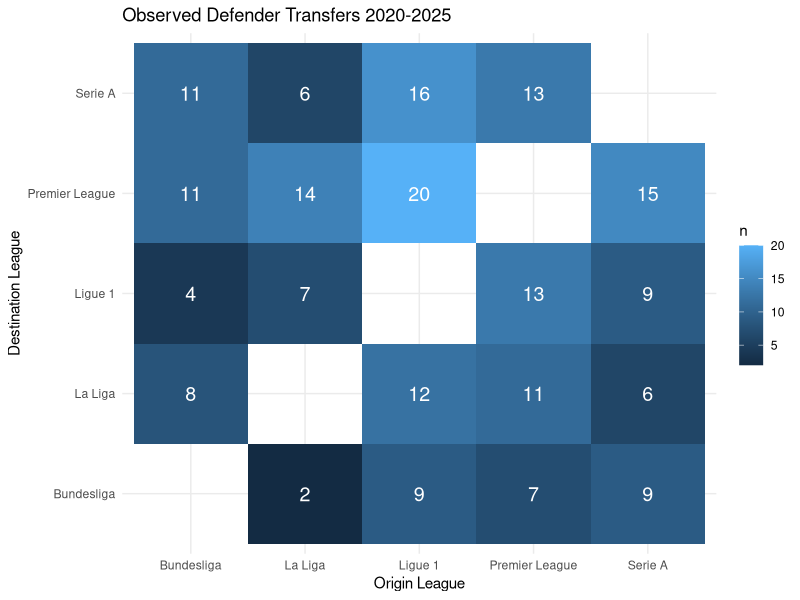

R code for this plot: (Note: this script raises an error after producing the figure.)
## ---- chunk 1
knitr::opts_chunk$set(echo = FALSE)
## ---- chunk 2
#| message: false
library(ggplot2)
library(dplyr)
library(tidyverse)
library(scales)
library(stringr)
library(lme4)
library(splines)

soccer_data <- read_csv("project_data/combined_seasons.csv")
soccer_data$`Avg Mins per Match` <- soccer_data$`Avg Mins per Match` / 
  soccer_data$`Matches Played`
soccer_data <- soccer_data %>%
  mutate(`Total Mins` = `Matches Played` * `Avg Mins per Match`) %>%
  rename(
    `Passes into Final Third`      = `1/3`,
    `Goals per 90`                 = `Goals p 90`,
    `Assists per 90`               = `Assists p 90`,
    `Shots per 90`                 = `Shots p 90`,
    `Expected Goals (xG)`          = `Expected Goals`,
    `Non-Penalty xG`               = `Exp NPG`,
    `Shot Creating Actions per 90` = `Shot creating actions p 90`,
    `Goal Creating Actions per 90` = `Goal creating actions p 90`,
    `Goals per Shot`               = `Goals per shot`,
    `Goals per Shot on Target`     = `Goals per shot on target`,
    `Tackles Attempted`            = `Tackles attempted`,
    `Shots Blocked`                = `Shots blocked`,
    `Passes Blocked`               = `Passes blocked`,
    `Dribble Tackle Success %`     = `% Dribbles tackled`,
    `Pass Completion %`            = `Pass completion %`,
    `Key Passes`                   = `Key passes`,
    `Progressive Pass Distance`    = `Progressive passes distance`,
    `Passes into Penalty Area`     = `Passes into penalty area`,
    `Take-Ons Attempted`           = `Take ons attempted`,
    `Successful Take-On %`         = `% Successful take-ons`,
    `Carries into Final Third`     = `carries final 3rd`,
    `Carries into Penalty Area`    = `carries penalty area`,
    `Possessions Lost`             = `Possessions lost`,
    `Aerial Duel Win %`            = `% Aerial Duels won`
  )
soccer_data <- soccer_data %>%
  mutate(comp = str_trim(comp),
         comp = recode(comp,
           "eng Premier League" = "Premier League",
           "de Bundesliga"      = "Bundesliga",
           "es La Liga"         = "La Liga",
           "fr Ligue 1"         = "Ligue 1",
           "it Serie A"         = "Serie A"
         ))
soccer_data <- na.omit(soccer_data)
## ---- chunk 3
gks <- soccer_data %>% filter(str_detect(pos, "GK"))
outfielders <- soccer_data %>% filter(!str_detect(pos, "GK"))
outfielders <- outfielders %>% filter(`Total Mins` >= 450)
defenders <- outfielders %>%
  filter(str_detect(pos, "DF")) %>%
  rename(
    `Touches in Defensive Penalty Area` = touches_def_pen,
  ) %>%
  mutate(
    `Interceptions per 90` = Interceptions / `Total Mins` * 90,
    `Progressive Pass Distance per 90` = `Progressive Pass Distance` / `Total Mins` * 90,
    `Passes Blocked per 90` =
      `Passes Blocked` / `Total Mins` * 90
  ) %>%
  select(
    -`Non-Penalty xG`,
    -carries_prgc,
    -`Goals Against`,
    -`Goals against p 90`,
    -`Saves`,
    -`Saves %`,
    -`Clean Sheets`,
    -`% Clean sheets`,
    -`% Penalty saves`
  )
colnames(defenders)
## ---- chunk 4
length(unique(defenders$player))
## ---- chunk 5
defender_stats <- c(
  # defensive
  "Tackles Attempted",
  "Tackles Won",
  "Dribble Tackle Success %",
  "Shots Blocked",
  "Passes Blocked",
  "Interceptions",
  "Clearances",
  "Errors made",
  "Aerial Duel Win %",
  "Crosses Stopped",
  "Touches in Defensive Penalty Area",
  
  # ball-playing / possession
  "Pass Completion %",
  "Progressive Pass Distance",
  "Progressive Passes",
  "Passes into Final Third",
  "Passes into Penalty Area",
  "Progressive Carries",
  "Carries into Final Third",
  "Carries into Penalty Area",
  "Possessions Lost",
  
  # attacking contribution
  "Goals per 90",
  "Assists per 90",
  "Expected Goals (xG)",
  "Shots per 90",
  "Shot Creating Actions per 90",
  "Goal Creating Actions per 90"
)

df_stints <- defenders %>%
  arrange(player, season) %>%
  group_by(player) %>%
  mutate(
    player_stint_id = cumsum(comp != lag(comp, default = first(comp)))
  ) %>%
  group_by(player, player_stint_id, comp) %>%
  summarise(
    seasons    = n(),
    total_mins = sum(`Total Mins`, na.rm = TRUE),
    avg_age    = mean(age, na.rm = TRUE),

    across(
      all_of(defender_stats),
      ~ mean(.x, na.rm = TRUE)
    ),

    .groups = "drop"
  ) %>%
  filter(total_mins >= 450) %>%
  group_by(player) %>%
  filter(n() >= 2) %>%
  ungroup()

df_transfers <- df_stints %>%
  arrange(player, player_stint_id) %>%
  group_by(player) %>%
  mutate(
    from_league = lag(comp),
    to_league   = comp,
    from_id     = lag(player_stint_id)
  ) %>%
  ungroup() %>%
  filter(
    !is.na(from_league),
    from_league != to_league
  )

df_stints_pre <- df_stints %>%
  select(
    player,
    player_stint_id,
    seasons,
    total_mins,
    all_of(defender_stats)
  ) %>%
  rename(
    seasons_pre = seasons,
    total_mins_pre = total_mins
  ) %>%
  rename_with(
    ~ paste0(.x, "_pre"),
    all_of(defender_stats)
  )

df_stints_post <- df_stints %>%
  select(
    player,
    player_stint_id,
    seasons,
    total_mins,
    all_of(defender_stats)
  ) %>%
  rename(
    seasons_post = seasons,
    total_mins_post = total_mins
  ) %>%
  rename_with(
    ~ paste0(.x, "_post"),
    all_of(defender_stats)
  )

df_transfer_events <- df_transfers %>%
  left_join(
    df_stints_pre, by = c("player", "from_id" = "player_stint_id")) %>%
  left_join(
    df_stints_post, by = c("player", "player_stint_id")
  )

for (stat in defender_stats) {
  pre_col  <- paste0(stat, "_pre")
  post_col <- paste0(stat, "_post")
  if (
    pre_col %in% names(df_transfer_events) &
    post_col %in% names(df_transfer_events)
  ) {
    df_transfer_events[[paste0(stat, "_delta")]] <-
      df_transfer_events[[post_col]] -
      df_transfer_events[[pre_col]]
  }
}

df_transfer_events <- df_transfer_events %>%
  select(
    player,
    from_league,
    to_league,
    avg_age,
    seasons_pre,
    seasons_post,
    total_mins_pre,
    total_mins_post,
    ends_with("_pre"),
    ends_with("_post"),
    ends_with("_delta")
  )

delta_cols <- grep("_delta$", names(df_transfer_events), value = TRUE)

df_transfer_events <- df_transfer_events %>%
  mutate(
    across(
      all_of(delta_cols),
      ~ as.numeric(scale(.x)),
      .names = "{.col}_z"
    )
  )
## ---- chunk 6
df_transfer_events %>%
  count(from_league, to_league) %>%
  ggplot(aes(from_league,to_league,fill=n)) +
  geom_tile() +
  geom_text(aes(label=n), color = "white", size = 5) +
  scale_fill_gradient() +
  labs(
    title="Observed Defender Transfers 2020-2025",
    x="Origin League",
    y="Destination League"
  ) +
  theme_minimal()
## ---- chunk 7
m_int <- lmer(`Interceptions per 90` ~ age + `Dribble Tackle Success %` +
   `Aerial Duel Win %` + comp + (1|player) + (1|squad), data=defenders)
summary(m_int)

m_key <- lmer(
  `Key Passes per 90` ~ age +
    `Pass Completion %` +
    `Progressive Pass Distance per 90` +
    comp +
    (1|player) + (1|squad),
  data = defenders
)

m_aerial <- lmer(
  `Aerial Duel Win %` ~ age +
    `Interceptions per 90` +
    `Passes Blocked per 90` +
    comp +
    (1|player) + (1|squad),
  data = defenders
)
## ---- chunk 8
newdat <- expand.grid(
  age = mean(defenders$age),
  `Dribble Tackle Success %` = mean(defenders$`Dribble Tackle Success %`),
  `Aerial Duel Win %` = mean(defenders$`Aerial Duel Win %`),
  comp = unique(defenders$comp)
)

newdat$pred <- predict(m_int, newdata = newdat, re.form = NA)
print(newdat)

deltas <- expand_grid(
  from_league = newdat$comp,
  to_league = newdat$comp
) %>%
  left_join(
    newdat %>% select(comp,pred),
    by = c("from_league"="comp")
  ) %>%
  rename(pred_from = pred) %>%
  left_join(
    newdat %>% select(comp,pred),
    by = c("to_league"="comp")
  ) %>%
  rename(pred_to = pred) %>%
  mutate(
    delta = pred_to - pred_from
  )

ggplot(
  deltas,
  aes(from_league,to_league,fill=delta)
) +
  geom_tile() +
  geom_text(aes(label=round(delta,2)),
            color="white",
            size=5) +
  scale_fill_gradient2() +
  labs(
    title="Predicted Change in Interceptions per 90 After League Switch",
    x="Origin League",
    y="Destination League"
  ) +
  theme_minimal()

VarCorr(m_int)
## ---- chunk 9
m_null <- update(
  m_int,
  . ~ . - comp
)

anova(
  m_null,
  m_int
)

m_age_linear <- lmer(
 `Interceptions per 90` ~
   age +
   `Dribble Tackle Success %` +
   `Aerial Duel Win %` +
   `Passes Blocked per 90` +
   comp +
   (1|player) +
   (1|squad),
 data=defenders
)

m_age_quad <- lmer(
 `Interceptions per 90` ~
   age + I(age^2) +
   `Dribble Tackle Success %` +
   `Aerial Duel Win %` +
   `Passes Blocked per 90` +
   comp +
   (1|player) +
   (1|squad),
 data=defenders
)

anova(m_age_linear, m_age_quad)

m0 <- lmer(
 `Interceptions per 90` ~
   age +
   comp +
   (1|player) +
   (1|squad),
 data=defenders
)

m1 <- lmer(
 `Interceptions per 90` ~
   age +
   `Dribble Tackle Success %` +
   comp +
   (1|player) +
   (1|squad),
 data=defenders
)

m2 <- lmer(
 `Interceptions per 90` ~
   age +
   `Dribble Tackle Success %` +
   `Aerial Duel Win %` +
   comp +
   (1|player) +
   (1|squad),
 data=defenders
)

m3 <- lmer(
 `Interceptions per 90` ~
   age +
   `Dribble Tackle Success %` +
   `Aerial Duel Win %` +
   `Passes Blocked per 90` +
   comp +
   (1|player) +
   (1|squad),
 data=defenders
)

m4 <- lmer(
 `Interceptions per 90` ~
   age +
   `Dribble Tackle Success %` +
   `Aerial Duel Win %` +
   `Passes Blocked per 90` +
   `Expected Goals (xG)` +
   comp +
   (1|player) +
   (1|squad),
 data=defenders
)

AIC(m0,m1,m2,m3,m4)
anova(m0,m1,m2,m3,m4)

m_fixed_only <- lm(
`Interceptions per 90` ~ age +
`Dribble Tackle Success %` +
`Aerial Duel Win %` +
`Passes Blocked per 90` +
comp,
data = defenders
)

m_player_re <- lmer(
`Interceptions per 90` ~ age +
`Dribble Tackle Success %` +
`Aerial Duel Win %` +
`Passes Blocked per 90` +
comp +
(1|player),
data = defenders,
REML = FALSE
)

m_squad_re <- lmer(
`Interceptions per 90` ~ age +
`Dribble Tackle Success %` +
`Aerial Duel Win %` +
`Passes Blocked per 90` +
comp +
(1|squad),
data = defenders,
REML = FALSE
)

m_player_squad_re <- lmer(
`Interceptions per 90` ~ age +
`Dribble Tackle Success %` +
`Aerial Duel Win %` +
`Passes Blocked per 90` +
comp +
(1|player) + (1|squad),
data = defenders,
REML = FALSE
)

AIC(m_fixed_only, m_player_re, m_squad_re, m_player_squad_re)
anova(m_player_re, m_player_squad_re)
anova(m_squad_re, m_player_squad_re)
